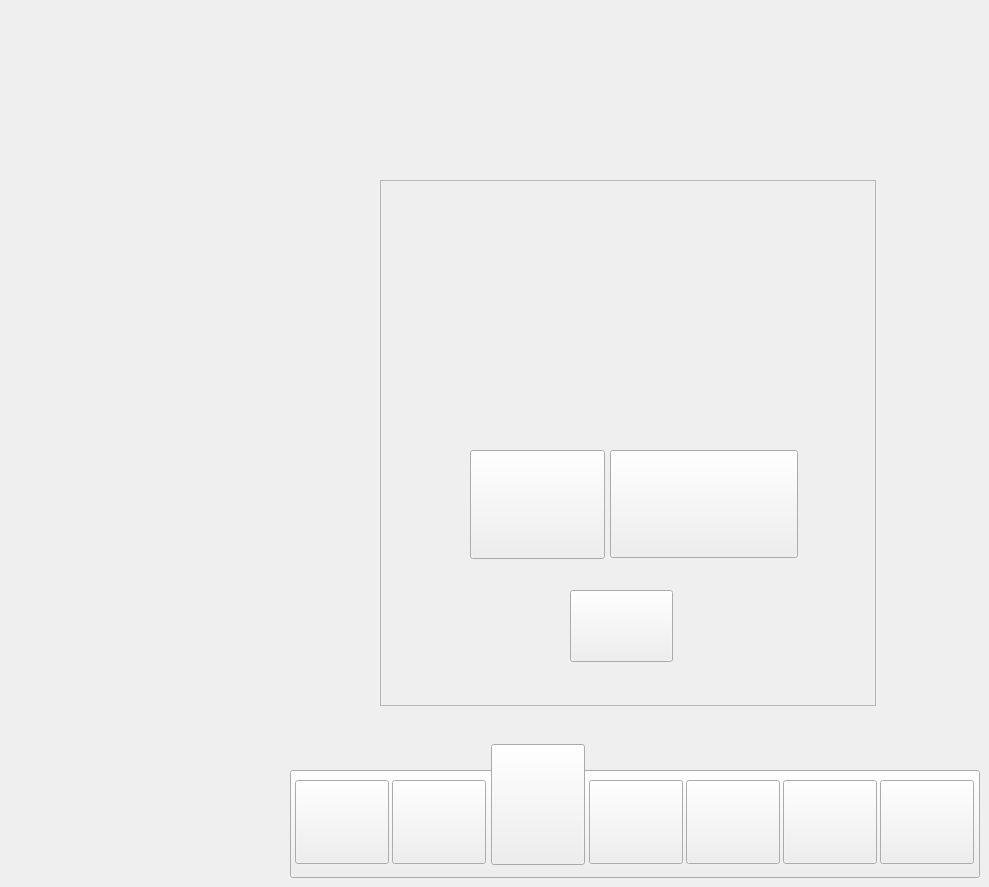
     <widget class="QWidget" name="RejectSetting03">
      <property name="styleSheet">
       <string notr="true">#RejectSetting03{

        border-image: url(:/PNG/New BG 2.jpg);
}</string>
      </property>
      <widget class="QPushButton" name="NS_RS05">
       <property name="geometry">
        <rect>
         <x>686</x>
         <y>780</y>
         <width>94</width>
         <height>84</height>
        </rect>
       </property>
       <property name="styleSheet">
        <string notr="true">border-image: url(:/PNG/Asset 11.png);</string>
       </property>
       <property name="text">
        <string/>
       </property>
      </widget>
      <widget class="QPushButton" name="SS_RS05">
       <property name="geometry">
        <rect>
         <x>880</x>
         <y>780</y>
         <width>94</width>
         <height>84</height>
        </rect>
       </property>
       <property name="styleSheet">
        <string notr="true">border-image: url(:/PNG/Asset 13.png);</string>
       </property>
       <property name="text">
        <string/>
       </property>
      </widget>
      <widget class="QPushButton" name="M_RS05">
       <property name="geometry">
        <rect>
         <x>589</x>
         <y>780</y>
         <width>94</width>
         <height>84</height>
        </rect>
       </property>
       <property name="styleSheet">
        <string notr="true">border-image: url(:/PNG/Asset 10.png);</string>
       </property>
       <property name="text">
        <string/>
       </property>
      </widget>
      <widget class="QPushButton" name="RS_RS05">
       <property name="geometry">
        <rect>
         <x>491</x>
         <y>744</y>
         <width>94</width>
         <height>121</height>
        </rect>
       </property>
       <property name="styleSheet">
        <string notr="true">border-image: url(:/PNG/34t.png);</string>
       </property>
       <property name="text">
        <string/>
       </property>
      </widget>
      <widget class="QPushButton" name="ES_RS05">
       <property name="geometry">
        <rect>
         <x>783</x>
         <y>780</y>
         <width>94</width>
         <height>84</height>
        </rect>
       </property>
       <property name="styleSheet">
        <string notr="true">border-image: url(:/PNG/Asset 12.png);</string>
       </property>
       <property name="text">
        <string/>
       </property>
      </widget>
      <widget class="QPushButton" name="DS_RS05">
       <property name="geometry">
        <rect>
         <x>392</x>
         <y>780</y>
         <width>94</width>
         <height>84</height>
        </rect>
       </property>
       <property name="styleSheet">
        <string notr="true">border-image: url(:/PNG/Asset 8.png);</string>
       </property>
       <property name="text">
        <string/>
       </property>
      </widget>
      <widget class="QPushButton" name="OS_106">
       <property name="geometry">
        <rect>
         <x>295</x>
         <y>780</y>
         <width>94</width>
         <height>84</height>
        </rect>
       </property>
       <property name="styleSheet">
        <string notr="true">border-image: url(:/PNG/Asset 7.png);</string>
       </property>
       <property name="text">
        <string/>
       </property>
      </widget>
      <widget class="QPushButton" name="SolidBG_5">
       <property name="geometry">
        <rect>
         <x>290</x>
         <y>770</y>
         <width>690</width>
         <height>108</height>
        </rect>
       </property>
       <property name="styleSheet">
        <string notr="true">border-image: url(:/PNG/Asset 2.png);</string>
       </property>
       <property name="text">
        <string/>
       </property>
      </widget>
      <widget class="QFrame" name="frame_76">
       <property name="geometry">
        <rect>
         <x>380</x>
         <y>180</y>
         <width>496</width>
         <height>526</height>
        </rect>
       </property>
       <property name="styleSheet">
        <string notr="true">#frame_76{
border-image: url(:/PNG/Asset 28.png);
}</string>
       </property>
       <property name="frameShape">
        <enum>QFrame::Shape::StyledPanel</enum>
       </property>
       <property name="frameShadow">
        <enum>QFrame::Shadow::Raised</enum>
       </property>
       <widget class="QPushButton" name="Stopped_Static_5">
        <property name="geometry">
         <rect>
          <x>230</x>
          <y>270</y>
          <width>188</width>
          <height>108</height>
         </rect>
        </property>
        <property name="styleSheet">
         <string notr="true">#Stopped_Static_5{
border-image: url(:/PNG/Asset 27.png);
}</string>
        </property>
        <property name="text">
         <string/>
        </property>
       </widget>
       <widget class="QPushButton" name="Next_RS02_2">
        <property name="geometry">
         <rect>
          <x>190</x>
          <y>410</y>
          <width>103</width>
          <height>72</height>
         </rect>
        </property>
        <property name="styleSheet">
         <string notr="true">#Next_RS02_2{
border-image: url(:/PNG/Asset 20.png);
}</string>
        </property>
        <property name="text">
         <string/>
        </property>
       </widget>
       <widget class="QPushButton" name="pushButton_4">
        <property name="geometry">
         <rect>
          <x>90</x>
          <y>270</y>
          <width>135</width>
          <height>109</height>
         </rect>
        </property>
        <property name="styleSheet">
         <string notr="true">#pushButton_4{


        border-image: url(:/Image/aaaa.png);
}</string>
        </property>
        <property name="text">
         <string/>
        </property>
       </widget>
      </widget>
      <zorder>SolidBG_5</zorder>
      <zorder>NS_RS05</zorder>
      <zorder>SS_RS05</zorder>
      <zorder>M_RS05</zorder>
      <zorder>RS_RS05</zorder>
      <zorder>ES_RS05</zorder>
      <zorder>DS_RS05</zorder>
      <zorder>OS_106</zorder>
      <zorder>frame_76</zorder>
     </widget>
